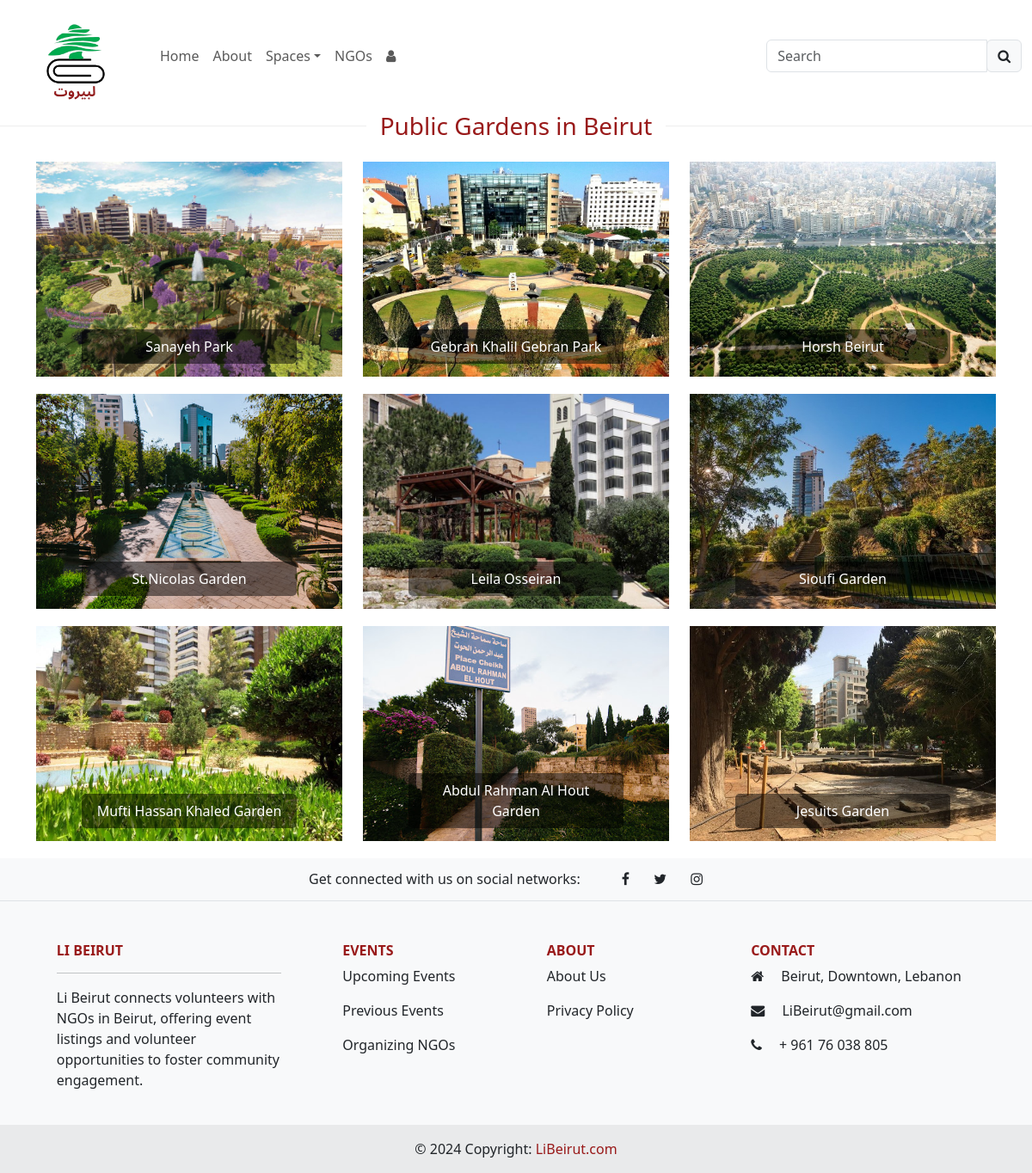
Screenshot of /gardens.php with the database file from the repository.
### tables this page shows
CREATE TABLE `mediaimage` (
  `MediaId` int(11) NOT NULL,
  `image` varchar(250) NOT NULL,
  `SId` int(11) NOT NULL
);

CREATE TABLE `spaces` (
  `spaceId` int(11) NOT NULL,
  `Name` varchar(65) NOT NULL,
  `Location` varchar(65) NOT NULL,
  `Description` varchar(1500) DEFAULT NULL
);

### gardens.php (the view, shortened to what this page needs)
<!DOCTYPE html>
<html lang="en">
<head>
    <link rel="stylesheet" href="css/styles.css" />
    <link rel="stylesheet" href="https://cdnjs.cloudflare.com/ajax/libs/font-awesome/4.7.0/css/font-awesome.min.css" />
    <link href="https://cdn.jsdelivr.net/npm/bootstrap@5.3.0/dist/css/bootstrap.min.css" rel="stylesheet">
</head>
<body>
    <?php require("Config.php");
    include 'navbar.php'; ?>
    <div class="divider d-flex type">
        <h3 class="mx-3 mb-0 or">Public Gardens in Beirut</h3>
    </div><br>
    <div class="container">
        <div class="row">
            <?php
            $query = "SELECT M.MediaId, M.image, S.spaceId, S.Name, S.Description
            FROM mediaimage M
            INNER JOIN spaces S ON M.SId=S.spaceId
            WHERE M.MediaId BETWEEN 11 AND 19";
            $result = mysqli_query($con, $query);
            while ($row = mysqli_fetch_assoc($result)) {
                echo '<div class="col-md-4">';
                echo '<div class="photo">';
                echo '<img src="images/' . $row["image"] . '" alt="' . $row["Name"] . '">';
                echo '<div class="title">' . $row["Name"] . '</div>';
                echo '</div>';
                echo '</div>';
            }
            ?>
        </div>
    </div>
    <?php include 'footer.php'; ?>
</body>
</html>

### navbar.php (shortened to what this page needs)
<nav class="navbar navbar-expand-sm bg-white sticky-top custom-navbar">
    <div class="container-fluid">
        <a class="navbar-brand" href="index.php"><img src="images/لبيروت___5_-removebg-preview.png" alt="" style="width: 150px; height: auto;"></a>
        <div class="collapse navbar-collapse" id="mynavbar">
            <ul class="navbar-nav me-auto">
                <li class="nav-item">
                    <a class="nav-link" href="index.php">Home</a>
                </li>
                <li class="nav-item">
                    <a class="nav-link" href="about.php">About</a>
                </li>
                <li class="nav-item dropdown">
                    <a class="nav-link dropdown-toggle" href="#" id="navbarDropdown" role="button" data-bs-toggle="dropdown" aria-expanded="false">Spaces</a>
                </li>
                <li class="nav-item">
                    <a class="nav-link" href="NGO.php">NGOs</a>
                </li>
                <li class="nav-item">
                    <a class="nav-link" href="Login.php"><i class="fa fa-user" aria-hidden="true"></i></a>
                </li>
            </ul>
            <form class="form-inline">
                <div class="input-group">
                    <input type="text" class="form-control" placeholder="Search" aria-label="Search" aria-describedby="basic-addon1" id="txtSearch">
                    <div class="input-group-prepend">
                        <i class="fa fa-search input-group-text" aria-hidden="true" id="basic-addon1"></i>
                    </div>
                </div>
            </form>
        </div>
    </div>
</nav>

### footer.php
<footer class="text-center text-lg-start text-dark foot bg-light">
    <section class="d-flex justify-content-center p-4 text-dark border-bottom connect ">
        <div class="me-5">
            <span>Get connected with us on social networks:</span>
        </div>
        <div class="media">
            <a href="" target="_blank" class="text-dark me-4">
                <i class="fa fa-facebook-f"></i>
            </a>
            <a href="" target="_blank" class="text-dark me-4">
                <i class="fa fa-twitter"></i>
            </a>
            <a href="" target="_blank" class="text-dark me-4">
                <i class="fa fa-instagram"></i>
            </a>
        </div>
    </section>
    <section class="">
        <div class="container text-center text-md-start mt-5">
            <div class="row mt-3">
                <div class="col-md-3 col-lg-4 col-xl-3 mx-auto mb-4">
                    <h6 class="text-uppercase fw-bold type">Li Beirut</h6>
                    <hr>
                    <p>Li Beirut connects volunteers with NGOs in Beirut, offering event listings and volunteer opportunities to foster community engagement.</p>
                </div>
                <div class="col-md-2 col-lg-2 col-xl-2 mx-auto mb-4">
                    <h6 class="text-uppercase fw-bold type">Events</h6>
                    <p>
                        <a href="index.php #upcoming" class="text-dark">Upcoming Events</a>
                    </p>
                    <p>
                        <a href="index.php #previous" class="text-dark">Previous Events</a>
                    </p>
                    <p>
                        <a href="NGO.php" class="text-dark">Organizing NGOs</a>
                    </p>
                </div>
                <div class="col-md-3 col-lg-2 col-xl-2 mx-auto mb-4">
                    <h6 class="text-uppercase fw-bold type">About</h6>
                    <p>
                        <a href="about.php" class="text-dark">About Us</a>
                    </p>
                    <p>
                        <a href="PrivacyPolicy.php" class="text-dark">Privacy Policy</a>
                    </p>
                </div>
                <div class="col-md-4 col-lg-3 col-xl-3 mx-auto mb-md-0 mb-4">
                    <h6 class="text-uppercase fw-bold type">Contact</h6>
                    <p><i class="fa fa-home me-3"></i> Beirut, Downtown, Lebanon</p>
                    <p>
                        <i class="fa fa-envelope me-3"></i>
                        LiBeirut@gmail.com
                    </p>
                    <p><i class="fa fa-phone me-3"></i> + 961 76 038 805</p>
                </div>
            </div>
        </div>
    </section>
    <div class="text-center p-3 Copyright">
        © 2024 Copyright:
        <a class="type" href="index.php">LiBeirut.com</a>
    </div>
</footer>

### css/styles.css (style rules this page uses)
.nav-item.dropdown { position: relative; }
.or { text-align: center; }
.d-flex { align-items: center; }
.divider:after, .divider:before { content: ""; flex: 1; height: 1px; background: #eee; }
.type { color: #991a1a; }
.foot { background-color: #eceff1; }
.connect { height: 50px; color: white; }
footer a { text-decoration: none; }
.Copyright { background-color: rgba(0, 0, 0, 0.06); }

### navbar.php (style rules this page uses)
a { color: black; }
.custom-navbar { height: 130px !important; }

### gardens.php (style rules this page uses)
.photo { position: relative; margin-bottom: 20px; height: 250px; overflow: hidden; }
.photo img { width: 100%; height: 100%; object-fit: cover; }
.photo .title { position: absolute; bottom: 15px; left: 50%; transform: translateX(-50%); background-color: rgba(0, 0, 0, 0.5); color: white; padding: 8px 10px; border-radius: 5px; width: 250px; text-align: center; }

### rows the page displays
mediaimage: image (picture), SId.Name "Sanayeh Park"
mediaimage: image+SId (picture), SId.Name "Gebran Khalil Gebran Park"
mediaimage: image+SId (picture), SId.Name "Horsh Beirut"
mediaimage: image (picture), SId.Name "St.Nicolas Garden"
mediaimage: image+SId (picture), SId.Name "Leila Osseiran"
mediaimage: image+SId (picture), SId.Name "Sioufi Garden"
mediaimage: image+SId (picture), SId.Name "Mufti Hassan Khaled Garden"
mediaimage: image+SId (picture), SId.Name "Abdul Rahman Al Hout Garden"
mediaimage: image+SId (picture), SId.Name "Jesuits Garden"
